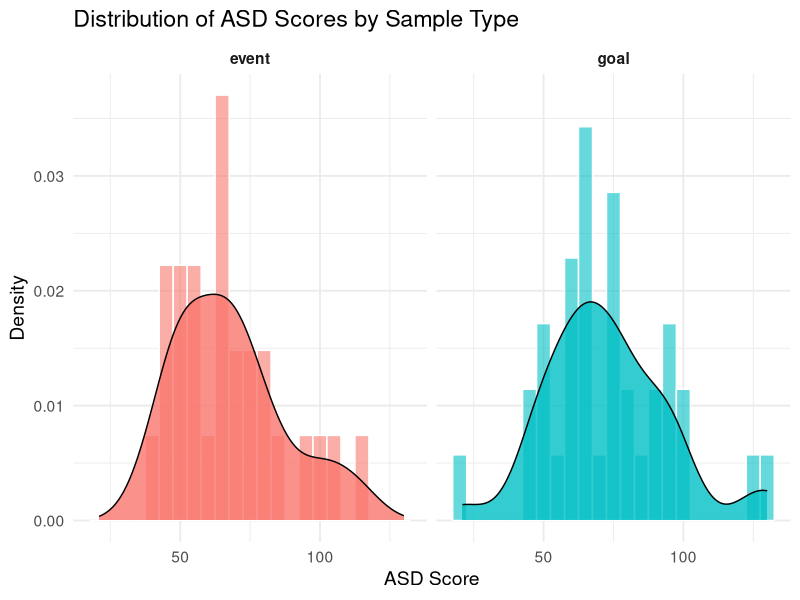

This chart was generated by the following R code: (Note: this script raises an error after producing the figure.)
## ---- chunk 1
library(readr)
library(dplyr)
library(tidyr) 

# Load ASD scores from two data samples and add a label column
goal_df <- read_csv("asd_goal.csv") %>%
  mutate(sample_type = "goal")

event_df <- read_csv("asd_event.csv") %>%
  mutate(sample_type = "event")

# Combine the two dataframes
combined_df <- bind_rows(goal_df, event_df)

# Remove rows with any NA or empty string ("") values
data_df <- combined_df %>%
  filter(if_all(everything(), ~ !is.na(.) & . != "" & . >= 0))

head(data_df)
## ---- chunk 2
library(psych)
library(tidyverse)
library(dplyr)
library(e1071)

# Item-wise descriptive stats
# Long format data for items
long_items <- data_df %>%
  pivot_longer(cols = starts_with("Q25_"), names_to = "item", values_to = "value")

# Summary stats by sample and item
item_summary <- long_items %>%
  group_by(sample_type, item) %>%
  summarise(
    n = n(),
    mean = mean(value, na.rm = TRUE),
    median = median(value, na.rm = TRUE),
    sd = sd(value, na.rm = TRUE),
    skew = skewness(value, na.rm = TRUE, type = 2),
    kurt = kurtosis(value, na.rm = TRUE, type = 2),
    min = min(value, na.rm = TRUE),
    max = max(value, na.rm = TRUE),
    .groups = "drop"
  )

# Sample wise descriptive stats
# Get range of each descriptive stat by sample_type
sample_summary <- item_summary %>%
  group_by(sample_type) %>%
  summarise(
    mean_range = paste0(round(min(mean, na.rm = TRUE), 2), " – ", round(max(mean, na.rm = TRUE), 2)),
    median_range = paste0(round(min(median, na.rm = TRUE), 2), " – ", round(max(median, na.rm = TRUE), 2)),
    sd_range = paste0(round(min(sd, na.rm = TRUE), 2), " – ", round(max(sd, na.rm = TRUE), 2)),
    skew_range = paste0(round(min(skew, na.rm = TRUE), 2), " – ", round(max(skew, na.rm = TRUE), 2)),
    kurt_range = paste0(round(min(kurt, na.rm = TRUE), 2), " – ", round(max(kurt, na.rm = TRUE), 2))
  )
## ---- chunk 3
# Compute descriptive statistics for the final ASD score by sample_type
describe_by_sample <- describeBy(data_df$asd, group = data_df$sample_type, mat = TRUE)

# Compute and clean descriptive statistics
describe_df <- describeBy(data_df$asd, group = data_df$sample_type, mat = TRUE) %>%
  as_tibble() %>%
  rename(Sample = group1) %>%
  select(Sample,
         `N` = n,
         `Mean` = mean,
         `SD` = sd,
         `Median` = median,
         `Min` = min,
         `Max` = max,
         `Skewness` = skew,
         `Kurtosis` = kurtosis) %>%
  mutate(across(where(is.numeric), ~ round(., 2)))

# Print in console for copy-pasting into PowerPoint
print(describe_df)
## ---- chunk 4
library(ggplot2)

# Plot histograms with overlaid density curves
ggplot(data_df, aes(x = asd, fill = sample_type)) +
  geom_histogram(aes(y = ..density..), binwidth = 5, color = "white", alpha = 0.6) +
  geom_density(alpha = 0.8, color = "black") +
  facet_wrap(~sample_type, ncol = 2) +
  theme_minimal(base_size = 14) +
  labs(
    title = "Distribution of ASD Scores by Sample Type",
    x = "ASD Score",
    y = "Density"
  ) +
  theme(
    strip.text = element_text(face = "bold"),
    legend.position = "none"
  )
## ---- chunk 5
library(lavaan)
library(tidyverse)

# Get item names
q25_items <- names(data_df)[str_detect(names(data_df), "^Q25_")]

# Subset goal and event samples
goal_data <- data_df %>% filter(sample_type == "goal") %>% select(all_of(q25_items))
event_data <- data_df %>% filter(sample_type == "event") %>% select(all_of(q25_items))
## ---- chunk 6
# Select only ordinal item columns and ensure no NAs
goal_items <- goal_data %>%
  select(starts_with("Q25_")) %>%
  drop_na()

# Convert to matrix just to be safe
goal_items_matrix <- as.matrix(goal_items)

# Compute polychoric correlation
goal_pcorr <- lavCor(goal_items_matrix, ordered = TRUE)

# Number of observations
n_goal <- nrow(goal_items)

suppressWarnings(
  psych::fa.parallel(
    goal_pcorr,
    n.obs = nrow(goal_items),
    fm = "pa",
    error.bars = TRUE
  )
)
## ---- chunk 7
# Select only ordinal item columns and ensure no NAs
event_items <- event_data %>%
  select(starts_with("Q25_")) %>%
  drop_na()

# Convert to matrix just to be safe
event_items_matrix <- as.matrix(event_items)

# Compute polychoric correlation
event_pcorr <- lavCor(event_items_matrix, ordered = TRUE)

# Number of observations
n_event <- nrow(event_items)

suppressWarnings(
  psych::fa.parallel(
    event_pcorr,
    n.obs = nrow(event_items),
    fm = "pa",
    error.bars = TRUE
  )
)
## ---- chunk 8
# Run EFA with 3 to 5 factors for each, using DWLS for ordinal data
efa_goal <- efa(goal_data, nfactors = 3:5, ordered = TRUE)
efa_event <- efa(event_data, nfactors = 3:5, ordered = TRUE)
## ---- chunk 9
summary(efa_goal)
## ---- chunk 10
summary(efa_event)
## ---- chunk 11
library(flextable)
library(dplyr)
library(tibble)

efa_goal_5 <- efa_goal[[3]]  # 3rd model = 5-factor solution

goal_loadings <- inspect(efa_goal_5, "std")$lambda |>
  as.data.frame() |>
  rownames_to_column("item")

flextable(goal_loadings) |>
  bold(i = ~ abs(f1) >= .30, j = "f1") |>
  bold(i = ~ abs(f2) >= .30, j = "f2") |>
  bold(i = ~ abs(f3) >= .30, j = "f3") |>
  bold(i = ~ abs(f4) >= .30, j = "f4") |>
  bold(i = ~ abs(f5) >= .30, j = "f5") |>
  set_formatter(
    f1 = function(x) formatC(x, digits = 2, format = "f"),
    f2 = function(x) formatC(x, digits = 2, format = "f"),
    f3 = function(x) formatC(x, digits = 2, format = "f"),
    f4 = function(x) formatC(x, digits = 2, format = "f"),
    f5 = function(x) formatC(x, digits = 2, format = "f")
  ) |>
  set_header_labels(values = c("item" = "Item", "f1" = "1", "f2" = "2", "f3" = "3", "f4" = "4", "f5" = "5")) |>
  add_header_row(values = c("", "Factor Loadings"), colwidths = c(1, 5)) |>
  align(i = 1, align = "center", part = "header")

## ---- chunk 12
efa_event_5 <- efa_event[[3]]  # 3rd model = 5-factor solution

event_loadings <- inspect(efa_event_5, "std")$lambda |>
  as.data.frame() |>
  rownames_to_column("item")

flextable(event_loadings) |>
  bold(i = ~ abs(f1) >= .30, j = "f1") |>
  bold(i = ~ abs(f2) >= .30, j = "f2") |>
  bold(i = ~ abs(f3) >= .30, j = "f3") |>
  bold(i = ~ abs(f4) >= .30, j = "f4") |>
  bold(i = ~ abs(f5) >= .30, j = "f5") |>
  set_formatter(
    f1 = function(x) formatC(x, digits = 2, format = "f"),
    f2 = function(x) formatC(x, digits = 2, format = "f"),
    f3 = function(x) formatC(x, digits = 2, format = "f"),
    f4 = function(x) formatC(x, digits = 2, format = "f"),
    f5 = function(x) formatC(x, digits = 2, format = "f")
  ) |>
  set_header_labels(values = c("item" = "Item", "f1" = "1", "f2" = "2", "f3" = "3", "f4" = "4", "f5" = "5")) |>
  add_header_row(values = c("", "Factor Loadings"), colwidths = c(1, 5)) |>
  align(i = 1, align = "center", part = "header")
